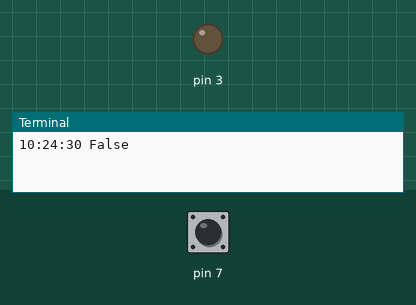
Recording of a program running on a simulated Raspberry Pi (header pin numbers). On the bench: output pins drawn as LEDs (lit = HIGH), the last lines printed to the terminal. The inputs (shaded band) are chosen by the test bench; at power-on: pin 7 HIGH. The clock reads 2024-03-15 10:24:30 at power-on unless the program sets it; databases and web services accept everything at once and return nothing.

Above: at 1.2 s.
1.3 s: pin 7 pulled LOW for 0.15 s
At 2.1 s:
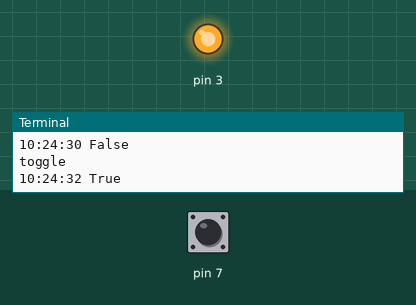
2.9 s: pin 7 pulled LOW for 1 s
At 3.3 s:
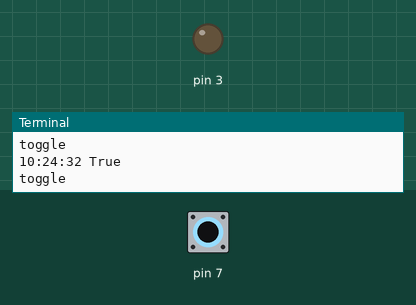
5.4 s: pin 7 pulled LOW for 3.2 s
At 6.4 s:
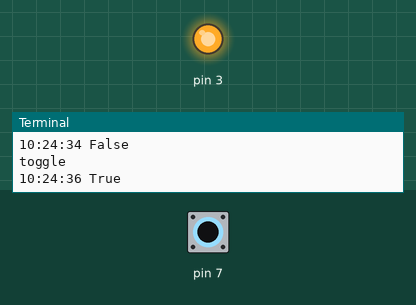
Timing chart, 0 to 8.4 s (numbered marks = the images above; inputs shaded):
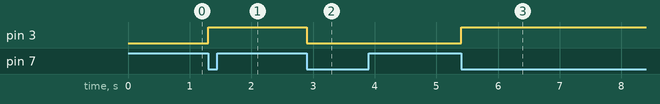

Measured:
- after the input at 1.3 s, pin 3: LOW → HIGH at once
- after the input at 2.9 s, pin 3: HIGH → LOW at once
- after the input at 5.4 s, pin 3: LOW → HIGH at once

The program:

index.py
```python
# Natthawee Koengfak 6213125
# https://docs.google.com/spreadsheets/d/1-Hp5QSB9J4o3Ljcb1Mn9XatZvVPePCXGoufBd5jaR5k/edit?usp=sharing
import time
from datetime import datetime
import gspread
from oauth2client.service_account import ServiceAccountCredentials

import RPi.GPIO as GPIO

import Adafruit_ADS1x15


# gpio init
def gpio_init():
    GPIO.setwarnings(False)
    GPIO.setmode(GPIO.BOARD)

# set i/p


def inp(pin: int):
    GPIO.setup(pin, GPIO.IN)

# set o/p


def outp(pin: int):
    GPIO.setup(pin, GPIO.OUT)

# use switch


def use_switch(pin, handle=None):
    GPIO.setup(pin, GPIO.IN, pull_up_down=GPIO.PUD_UP)
    GPIO.add_event_detect(pin, GPIO.FALLING, callback=handle, bouncetime=100)

# toggle led


def toggle(pin, condition=False):
    GPIO.output(pin, GPIO.HIGH if condition else GPIO.LOW)


# connect ggs
def connect(SheetName, GSheet_OAUTH_JSON, worksheet_name, scope):
    credentials = ServiceAccountCredentials.from_json_keyfile_name(
        GSheet_OAUTH_JSON, scope)
    client = gspread.authorize(credentials)
    worksheet = client.open(SheetName).worksheet(worksheet_name)
    return worksheet

# clear and setup  wks


def worksheet_reset(worksheet, row, index=1):
    worksheet.clear()
    worksheet.insert_row(row, index)


def main():
    main_class = Main()
    main_class.run()


class Main:
    # config data
    SheetName = "data logger online"
    GSheet_OAUTH_JSON = "key.json"
    worksheet_name = "led status"
    scope = ["https://spreadsheets.google.com/feeds",
             "https://www.googleapis.com/auth/drive"]
    row = ["Time", "Status"]

    # switch
    PIN_SW = 7

    # led
    PIN_O = 3

    def __init__(self):
        # init data
        self.status = False

        # connect
        self.worksheet = connect(
            self.SheetName, self.GSheet_OAUTH_JSON, self.worksheet_name, self.scope)

        # config worksheet
        worksheet_reset(self.worksheet, self.row)

        # using gpio
        gpio_init()

        # using led
        outp(self.PIN_O)
        toggle(self.PIN_O,self.status)

        # using switch
        # inp(self.PIN_SW)
        use_switch(self.PIN_SW, self.sw_handle)

    def sw_handle(self, e):
        print('toggle')
        self.status = not self.status
        toggle(self.PIN_O, self.status)

    def run(self):
        while True:
            # get timestmap
            now = datetime.now()
            timestamp = now.strftime("%H:%M:%S")

            cells = self.worksheet.range('A2:B2')
            cells[0].value = timestamp
            cells[1].value = self.status


            try:
                self.worksheet.update_cells(cells)
                print(timestamp, self.status)
            except Exception as ex:
                print("Google sheet login failed with error:",ex)
            time.sleep(2)


if __name__ == "__main__":
    main()
```
